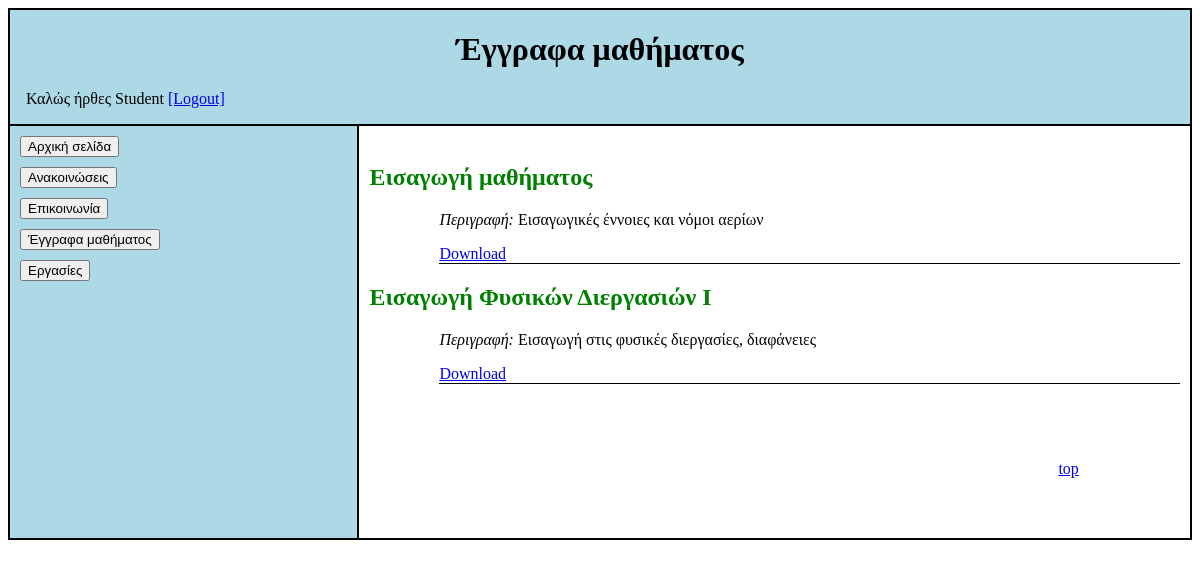
Screenshot of /documents.php (signed in) with the database file from the repository.
### tables this page shows
CREATE TABLE `documents` (
  `id` int(11) NOT NULL,
  `title` varchar(255) DEFAULT NULL,
  `description` text DEFAULT NULL,
  `filename` varchar(255) DEFAULT NULL
);

### documents.php (the view, shortened to what this page needs)
<?php
require 'config.php';
$result = mysqli_query($conn, "SELECT * FROM documents ORDER BY id ASC");
?>
<!DOCTYPE html>
<html lang="en">
<head>
    <link rel="stylesheet" href="documents.css">
</head>
<body>
<div class="container">
    <div class="container1">
        <h1 style="text-align: center">Έγγραφα μαθήματος</h1>
		<p style="margin-left:1em;">Καλώς ήρθες <?php echo $_SESSION['name']; ?>
			<a href="logout.php">[Logout]</a>
		</p>
    </div>
    <div class="container2">
        <div class="container3">
            <button class="buttons-margin1" type="button" onclick="window.location.href='index.php';">Αρχική σελίδα</button>
            <button class="buttons-margin2" type="button" onclick="window.location.href='announcements.php';" id="b-announcements">Ανακοινώσεις</button>
            <button class="buttons-margin2" type="button" onclick="window.location.href='communication.php';" id="b-communications">Επικοινωνία</button>
            <button class="buttons-margin1" type="button" onclick="window.location.href='documents.php';" id="b-documents">Έγγραφα μαθήματος</button>
            <button class="buttons-margin2" type="button" onclick="window.location.href='assignments.php';" id="b-assignments">Εργασίες</button>
        </div>
        <div class="container4">
			<br>
			<?php while($row = mysqli_fetch_assoc($result)): ?>
            <div class="announcement-container">
                <h2 class="header1"><?php echo $row['title']; ?> <?php if ($_SESSION['role'] == 'tutor'): ?>
					<a href="delete_document.php?id=<?php echo $row['id']; ?>">[διαγραφή]</a>
					<a href="edit_document.php?id=<?php echo $row['id']; ?>">[επεξεργασία]</a>
					<?php endif; ?>
				</h2>
                <div class="text-margin">
                    <p> <i>Περιγραφή:</i> <?php echo $row['description']; ?></p>
                    <p class="text-border"> <a href="uploads/<?php echo $row['filename']; ?>" download>Download</a></p>
                </div>
            </div>
			<?php endwhile; ?>
            <div class="top-button">
                <a href="#">top</a>
            </div>
        </div>
    </div>
</div>
</body>
</html>

### documents.css (style rules this page uses)
.container { border: 1px solid black; }
.container1 { border: 1px solid black; background-color: lightblue; }
.container2 { display: flex; }
.container3 { border: 1px solid black; width: 30%; background-color: lightblue; }
.container4 { padding: 0px 10px 0px 10px; border: 1px solid black; width: 70%; }
.buttons-margin1 { margin: 10px 10% 0px 10px; }
.buttons-margin2 { margin: 10px 100% 0px 10px; }
.text-margin { padding-left: 70px; }
.text-border { border-bottom: 1px solid black; }
.header1 { color: green; }
.top-button { padding-top: 60px; padding-right: 60px; padding-bottom: 60px; padding-left: 85%; }

### rows the page displays
documents: title "Εισαγωγή μαθήματος", description "Εισαγωγικές έννοιες και νόμοι αερίων"
documents: title "Εισαγωγή Φυσικών Διεργασιών Ι", description "Εισαγωγή στις φυσικές διεργασίες, διαφάνειες"

### other values shown
$_SESSION['name'] "Student"
